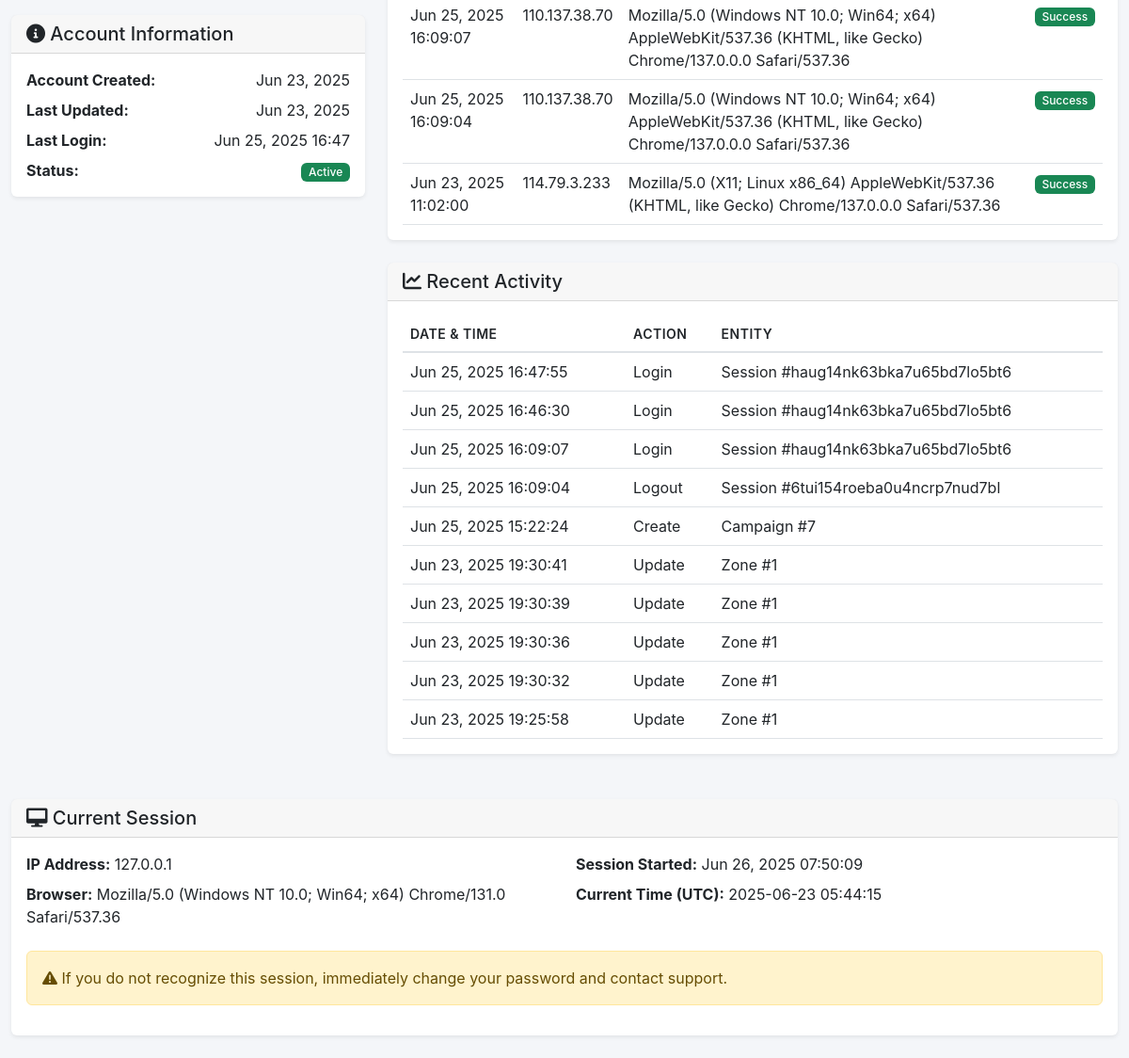
The page /admin/profile.php (signed in, lower part) on the database as committed earlier.
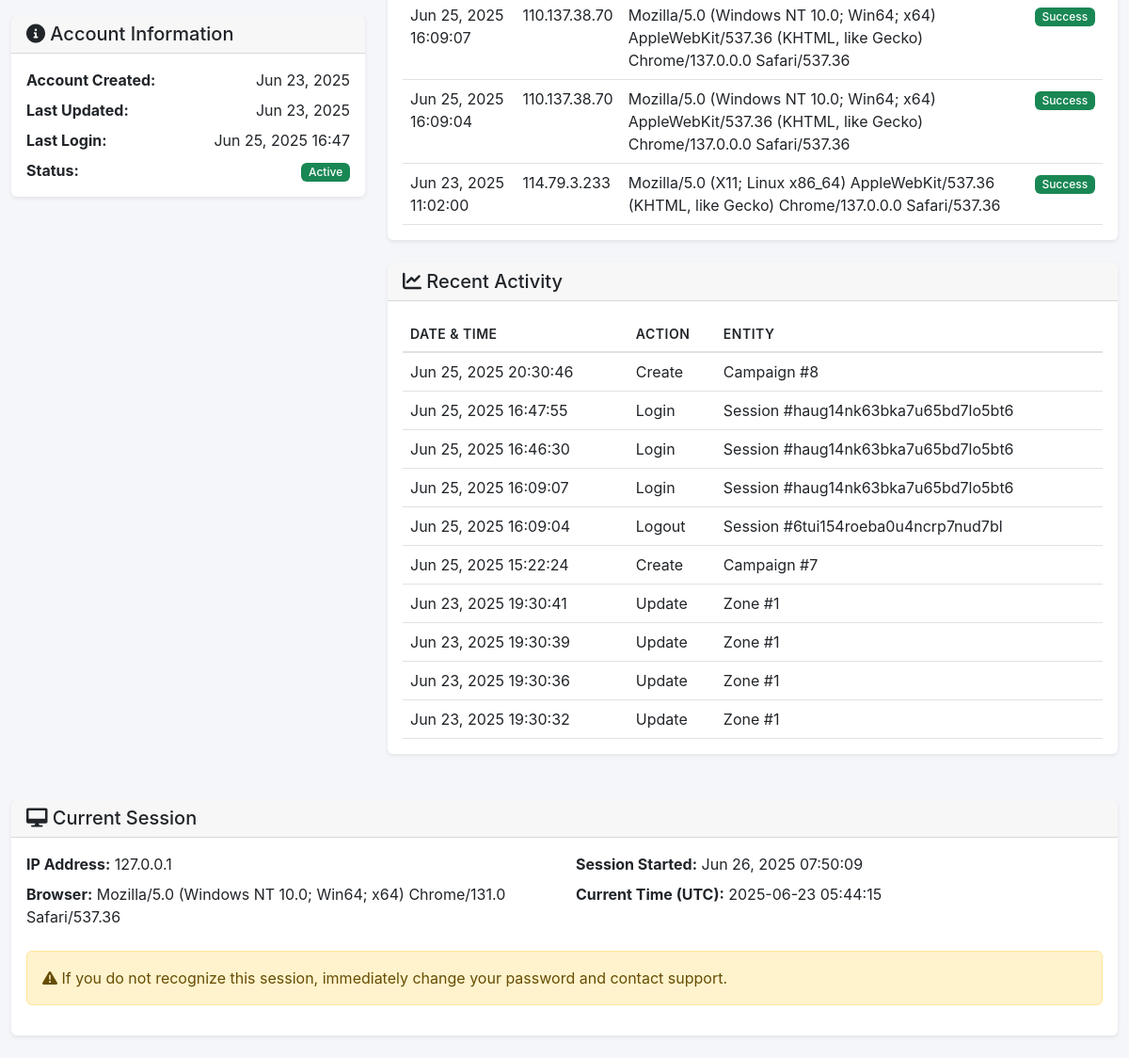
The same page on the database as committed later.
### tables this page shows
CREATE TABLE `user_logins` (
  `id` int(11) NOT NULL,
  `user_id` int(11) NOT NULL,
  `username` varchar(50) NOT NULL,
  `action` enum('login','logout','failed') NOT NULL,
  `ip_address` varchar(45) DEFAULT NULL,
  `user_agent` text DEFAULT NULL,
  `status` enum('success','failed') NOT NULL DEFAULT 'success',
  `login_time` timestamp NULL DEFAULT current_timestamp()
);

CREATE TABLE `user_activity` (
  `id` int(11) NOT NULL,
  `user_id` int(11) NOT NULL,
  `action` varchar(50) NOT NULL,
  `entity_type` varchar(50) NOT NULL,
  `entity_id` varchar(50) DEFAULT NULL,
  `ip_address` varchar(45) DEFAULT NULL,
  `details` text DEFAULT NULL,
  `created_at` timestamp NULL DEFAULT current_timestamp()
);

### admin/profile.php (the view, shortened to what the changed rows need)
<?php
include 'includes/header.php';
$user_id = $_SESSION['user_id'] ?? 0;
$logins = [];
try {
    $check_table = $pdo->query("SHOW TABLES LIKE 'user_logins'");
    if ($check_table->rowCount() > 0) {
        $login_history = $pdo->prepare("
            SELECT * FROM user_logins
            WHERE user_id = ?
            ORDER BY login_time DESC
            LIMIT 5
        ");
        $login_history->execute([$user_id]);
        $logins = $login_history->fetchAll();
    }
} catch (Exception $e) {
}
$activities = [];
try {
    $check_table = $pdo->query("SHOW TABLES LIKE 'user_activity'");
    if ($check_table->rowCount() > 0) {
        $user_activity = $pdo->prepare("
            SELECT action, entity_type, entity_id, created_at
            FROM user_activity
            WHERE user_id = ?
            ORDER BY created_at DESC
            LIMIT 10
        ");
        $user_activity->execute([$user_id]);
        $activities = $user_activity->fetchAll();
    }
} catch (Exception $e) {
}
?>
<div class="row">
    <div class="col-lg-8 mb-4">
        <div class="card mb-4">
            <div class="card-body">
                <div class="table-responsive">
                    <table class="table table-hover">
                        <tbody>
                            <?php if (!empty($logins)): ?>
                                <?php foreach ($logins as $login): ?>
                                <tr>
                                    <td><?php echo date('M j, Y H:i:s', strtotime($login['login_time'])); ?></td>
                                    <td><?php echo htmlspecialchars($login['ip_address'] ?? 'Unknown'); ?></td>
                                    <td><?php echo htmlspecialchars($login['user_agent'] ?? 'Unknown'); ?></td>
                                    <td>
                                        <span class="badge bg-<?php echo $login['status'] == 'success' ? 'success' : 'danger'; ?>">
                                            <?php echo ucfirst($login['status']); ?>
                                        </span>
                                    </td>
                                </tr>
                                <?php endforeach; ?>
                            <?php endif; ?>
                        </tbody>
                    </table>
                </div>
            </div>
        </div>
        <div class="card">
            <div class="card-body">
                <div class="table-responsive">
                    <table class="table table-hover">
                        <thead>
                            <tr>
                                <th>Date & Time</th>
                                <th>Action</th>
                                <th>Entity</th>
                            </tr>
                        </thead>
                        <tbody>
                            <?php if (!empty($activities)): ?>
                                <?php foreach ($activities as $activity): ?>
                                <tr>
                                    <td><?php echo date('M j, Y H:i:s', strtotime($activity['created_at'])); ?></td>
                                    <td><?php echo ucfirst($activity['action']); ?></td>
                                    <td><?php echo ucfirst($activity['entity_type']); ?> #<?php echo $activity['entity_id']; ?></td>
                                </tr>
                                <?php endforeach; ?>
                            <?php endif; ?>
                        </tbody>
                    </table>
                </div>
            </div>
        </div>
    </div>
</div>
<?php include 'includes/footer.php'; ?>

Rows that differ between the two databases and show on the page:
no longer on this page (row unchanged): user_activity: created_at "Jun 23, 2025 19:25:58", action "Update", entity_type "Zone", entity "1"
added user_activity: created_at "Jun 25, 2025 20:30:46", action "Create", entity_type "Campaign", entity "8"
